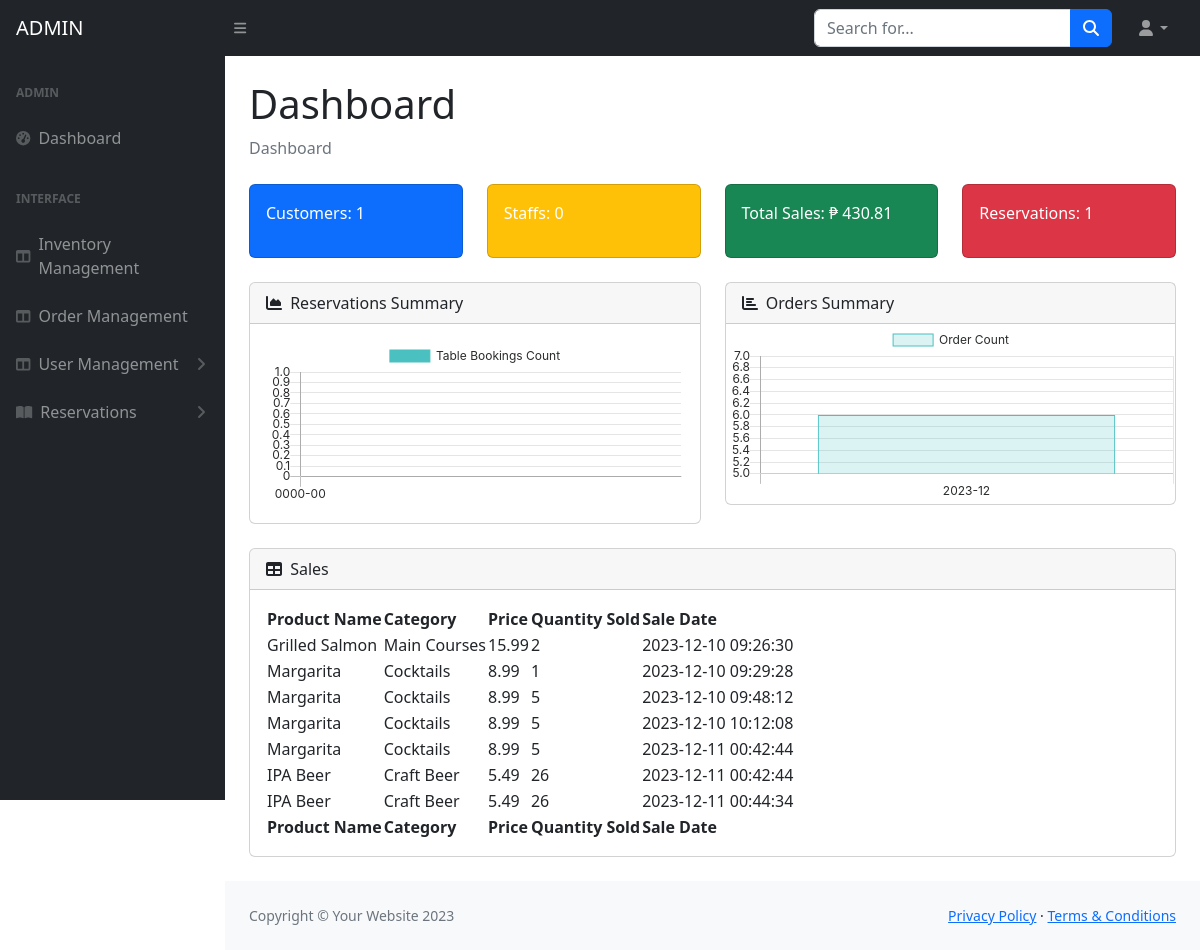
The page /admin on the database its author committed.
### tables this page shows
CREATE TABLE `orders` (
  `order_id` int NOT NULL,
  `user_id` int DEFAULT NULL,
  `order_type` enum('dinein','takeout','delivery') NOT NULL,
  `delivery_address` varchar(255) DEFAULT NULL,
  `order_details` text,
  `order_time` timestamp NULL DEFAULT CURRENT_TIMESTAMP,
  `status` enum('pending','confirmed','completed') DEFAULT 'pending',
  `total_amount` decimal(10,2) NOT NULL,
  `discount_id` int DEFAULT NULL
);

CREATE TABLE `items` (
  `item_id` int NOT NULL,
  `name` varchar(255) NOT NULL,
  `description` text,
  `price` decimal(10,2) NOT NULL,
  `category_id` int DEFAULT NULL,
  `img_path` varchar(255) DEFAULT NULL,
  `created_at` timestamp NULL DEFAULT CURRENT_TIMESTAMP,
  `quantity` int DEFAULT '0'
);

CREATE TABLE `categories` (
  `category_id` int NOT NULL,
  `name` varchar(255) NOT NULL,
  `description` text,
  `type` enum('bar','restaurant') NOT NULL
);

CREATE TABLE `order_items` (
  `orders_item_id` int NOT NULL,
  `item_id` int DEFAULT NULL,
  `quantity` int NOT NULL,
  `total_price` decimal(10,2) NOT NULL,
  `user_id` int DEFAULT NULL,
  `order_id` int DEFAULT NULL
);

### app/views/admin/admin.php (the view, shortened to what the rows shown need)
<!DOCTYPE html>
<html lang="en">
<head>
    <link href="https://cdn.jsdelivr.net/npm/simple-datatables@7.1.2/dist/style.min.css" rel="stylesheet" />
    <link href="public/admin/css/styles.css" rel="stylesheet" />
</head>
<body class="sb-nav-fixed">
    <div id="layoutSidenav">
        <div id="layoutSidenav_content">
            <main>
                <div class="container-fluid px-4">
                    <h1 class="mt-4">Dashboard</h1>
                    <div class="card mb-4">
                        <div class="card-body">
                            <table id="datatablesSimple">
                                <thead>
                                    <tr>
                                        <th>Product Name</th>
                                        <th>Category</th>
                                        <th>Price</th>
                                        <th>Quantity Sold</th>
                                        <th>Sale Date</th>
                                    </tr>
                                </thead>
                                <tfoot>
                                    <tr>
                                        <th>Product Name</th>
                                        <th>Category</th>
                                        <th>Price</th>
                                        <th>Quantity Sold</th>
                                        <th>Sale Date</th>
                                    </tr>
                                </tfoot>
                                <tbody>
                                    <?php foreach ($salesreport as $sale) : ?>
                                        <tr>
                                            <td><?= $sale['item_name'] ?></td>
                                            <td><?= $sale['category_name'] ?></td>
                                            <td><?= $sale['price'] ?></td>
                                            <td><?= $sale['order_quantity'] ?></td>
                                            <td><?= $sale['order_time'] ?></td>
                                        </tr>
                                    <?php endforeach; ?>
                                </tbody>
                            </table>
                        </div>
                    </div>
                </div>
            </main>
        </div>
    </div>
    <script>
        var orderData = <?php echo json_encode($orders); ?>;
        console.log(orderData);
        console.log(typeof orderData);
        var orderLabels = orderData.map(item => item.order_month);
        var orderCounts = orderData.map(item => item.order_count);
        var ctx = document.getElementById('orderBarChart').getContext('2d');
        var myBarChart = new Chart(ctx, {
            type: 'bar',
            data: {
                labels: orderLabels,
                datasets: [{
                    label: 'Order Count',
                    data: orderCounts,
                    backgroundColor: 'rgba(75, 192, 192, 0.2)',
                    borderColor: 'rgba(75, 192, 192, 1)',
                    borderWidth: 1
                }]
            },
            options: {
                scales: {
                    y: {
                        beginAtZero: true
                    }
                }
            }
        });
    </script>
    <script>
        var bookingData = <?php echo json_encode($tableBookings); ?>;
        console.log(bookingData);
        console.log(typeof bookingData);
        var bookingLabels = bookingData.map(item => item.book_month);
        var bookingCounts = bookingData.map(item => item.booking_count);
        var ctx = document.getElementById('bookingLineChart').getContext('2d');
        var myLineChart = new Chart(ctx, {
            type: 'line',
            data: {
                labels: bookingLabels,
                datasets: [{
                    label: 'Table Bookings Count',
                    data: bookingCounts,
                    backgroundColor: 'rgba(75, 192, 192, 0.2)',
                    borderColor: 'rgba(75, 192, 192, 1)',
                    borderWidth: 1,
                    fill: false,
                }]
            },
            options: {
                scales: {
                    y: {
                        beginAtZero: true
                    }
                }
            }
        });
    </script>
</body>
</html>

### rows shown on the page
orders: items.name "Grilled Salmon", categories.name "Main Courses", items.price "15.99", order_items.quantity "2", order_time "2023-12-10 09:26:30"
orders: items.name "Margarita", categories.name "Cocktails", items.price "8.99", order_items.quantity "1", order_time "2023-12-10 09:29:28"
orders: items.name "Margarita", categories.name "Cocktails", items.price "8.99", order_items.quantity "5", order_time "2023-12-10 09:48:12"
orders: items.name "Margarita", categories.name "Cocktails", items.price "8.99", order_items.quantity "5", order_time "2023-12-10 10:12:08"
orders: items.name "Margarita", categories.name "Cocktails", items.price "8.99", order_items.quantity "5", order_time "2023-12-11 00:42:44", items.name "IPA Beer", categories.name "Craft Beer", items.price "5.49", order_items.quantity "26"
orders: items.name "IPA Beer", categories.name "Craft Beer", items.price "5.49", order_items.quantity "26", order_time "2023-12-11 00:44:34"

### other values the page prints
count($customers) "1"
count($staffs) "0"
$sales['total'] "430.81"
count($res) "1"
chart data {{ json_encode($orders) }} [{"order_month":"2023-12","order_count":6}]
chart data {{ json_encode($tableBookings) }} [{"book_month":"0000-00"}]
